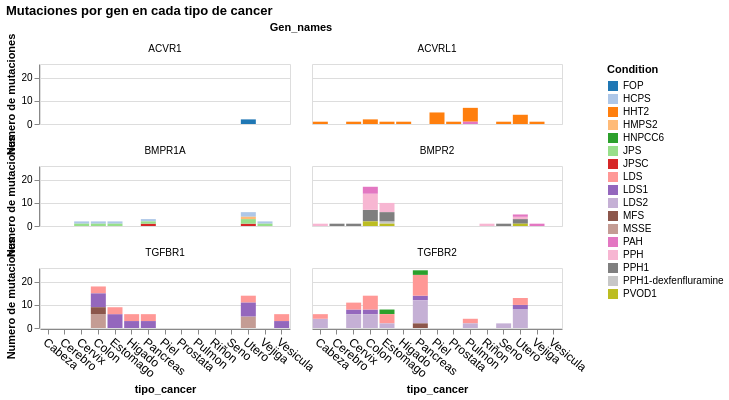

Notebook source saved alongside this figure:
### Code cell
alt.Chart(df_cross_variations
).transform_aggregate(
    unique_aa_mutation='distinct(aa_mutation)',
    groupby=['Gen_names','tipo_cancer', 'aa_mutation', 'Condition']
).mark_bar().encode(
    x=alt.X('tipo_cancer',axis=alt.Axis(
              labelAngle=40, labelFontSize=12)),
    y=alt.Y('count(unique_aa_mutation):Q').title('Numero de mutaciones'),
    facet=alt.Facet('Gen_names').columns(2),
    color=alt.Color('Condition', scale=alt.Scale(scheme='category20')),
    tooltip=['Gen_names', 'tipo_cancer', 'count(unique_aa_mutation):Q','Condition(s)']
).properties(
    title='Mutaciones por gen en cada tipo de cancer',
    width=250,
    height=60
)

### Figure 1 — Vega-Lite specification as saved in the notebook (floating-point values rounded to 4 significant figures; data arrays with more than 128 entries replaced by an {"elided": "..."} marker saying what was removed)
{"config": {"view": {"continuousWidth": 300, "continuousHeight": 300}}, "data": {"name": "data-909e4861aa92d766e896d1d25a5422ac"}, "mark": {"type": "bar"}, "encoding": {"color": {"field": "Condition", "scale": {"scheme": "category20"}, "type": "nominal"}, "facet": {"columns": 2, "field": "Gen_names", "type": "nominal"}, "tooltip": [{"field": "Gen_names", "type": "nominal"}, {"field": "tipo_cancer", "type": "nominal"}, {"aggregate": "count", "field": "unique_aa_mutation", "type": "quantitative"}, {"field": "Condition(s)", "type": "nominal"}], "x": {"axis": {"labelAngle": 40, "labelFontSize": 12}, "field": "tipo_cancer", "type": "nominal"}, "y": {"aggregate": "count", "field": "unique_aa_mutation", "title": "Numero de mutaciones", "type": "quantitative"}}, "height": 60, "title": "Mutaciones por gen en cada tipo de cancer", "transform": [{"aggregate": [{"op": "distinct", "field": "aa_mutation", "as": "unique_aa_mutation"}], "groupby": ["Gen_names", "tipo_cancer", "aa_mutation", "Condition"]}], "width": 250, "$schema": "https://vega.github.io/schema/vega-lite/v5.17.0.json", "datasets": {"data-909e4861aa92d766e896d1d25a5422ac": {"elided": "224 records"}}}
